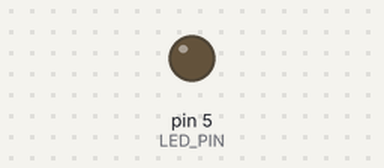
This sketch was run on a simulated Arduino Uno, built with avr-gcc and run on an emulated ATmega328P. Parts: output pins drawn as LEDs (lit = HIGH).

Above: at 0.1 s.
At 2.1 s:
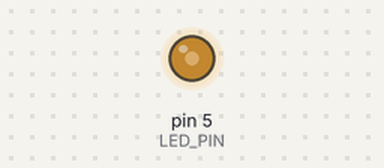
Timing chart, 0 to 40.0 s (numbered marks = the images above):
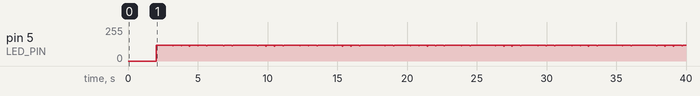

The sketch:

crank-signal-chatgpt.ino
```cpp
const int LED_PIN = 5;
const int NUM_BLINKS = 68;
const int OFF_DURATION = 5;
const int DELAY_US = 500;

int blinkCounter = 0;
bool ledState = LOW;

void setup() {
  pinMode(LED_PIN, OUTPUT);
  delay(2000);
}

void loop() {
  if (blinkCounter <= NUM_BLINKS) {
    ledState = !ledState;
    digitalWrite(LED_PIN, ledState);
    blinkCounter++;
  } else if (blinkCounter > NUM_BLINKS && blinkCounter < NUM_BLINKS + OFF_DURATION) {
    digitalWrite(LED_PIN, LOW);
    blinkCounter++;
  } else {
    blinkCounter = 0;
  }
  delayMicroseconds(DELAY_US);
}
```
